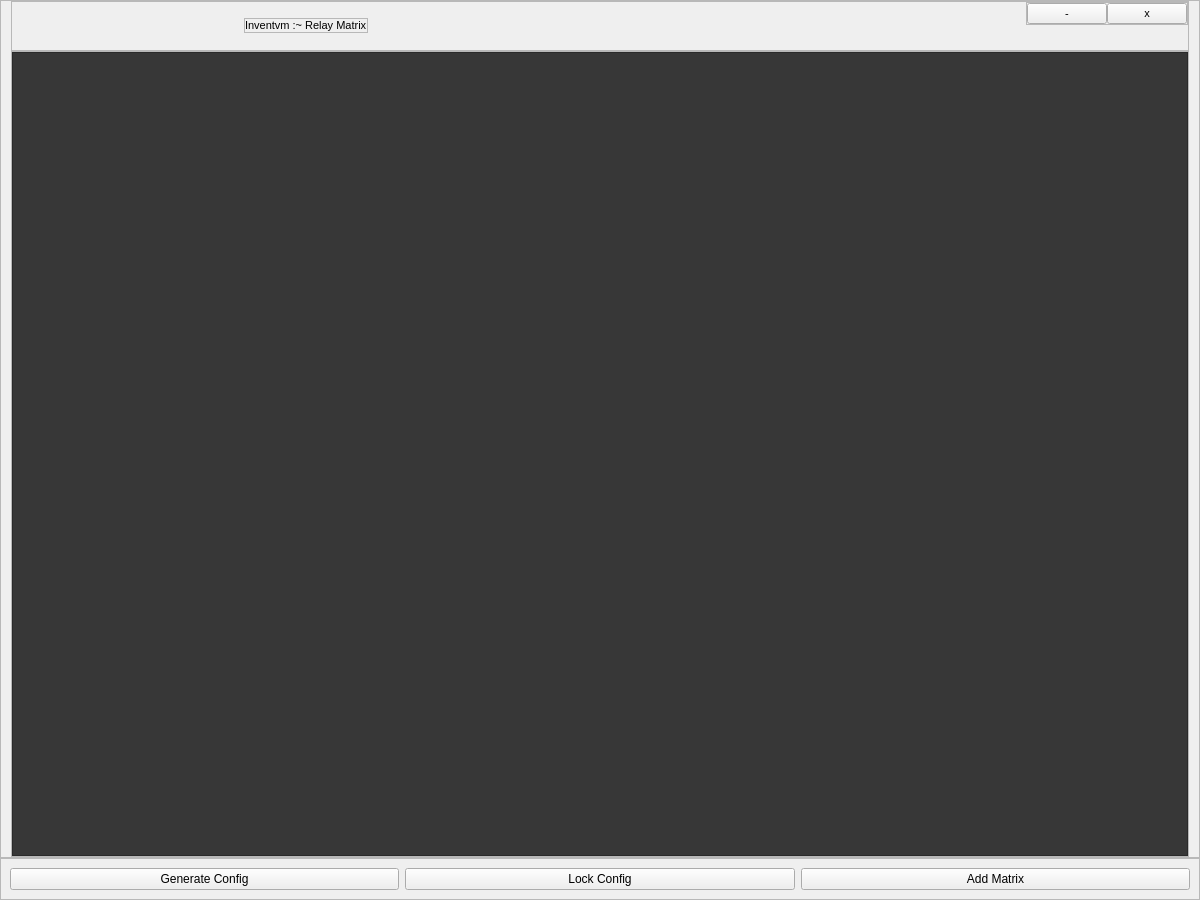
<?xml version="1.0" encoding="UTF-8"?>
<ui version="4.0">
 <class>MainWindow</class>
 <widget class="QMainWindow" name="MainWindow">
  <property name="geometry">
   <rect>
    <x>0</x>
    <y>0</y>
    <width>1200</width>
    <height>900</height>
   </rect>
  </property>
  <property name="sizePolicy">
   <sizepolicy hsizetype="Preferred" vsizetype="Preferred">
    <horstretch>0</horstretch>
    <verstretch>0</verstretch>
   </sizepolicy>
  </property>
  <property name="minimumSize">
   <size>
    <width>800</width>
    <height>0</height>
   </size>
  </property>
  <property name="maximumSize">
   <size>
    <width>1200</width>
    <height>16777215</height>
   </size>
  </property>
  <property name="windowTitle">
   <string>MainWindow</string>
  </property>
  <widget class="QWidget" name="centralwidget">
   <property name="sizePolicy">
    <sizepolicy hsizetype="Preferred" vsizetype="Preferred">
     <horstretch>0</horstretch>
     <verstretch>0</verstretch>
    </sizepolicy>
   </property>
   <layout class="QVBoxLayout" name="verticalLayout">
    <property name="spacing">
     <number>0</number>
    </property>
    <property name="leftMargin">
     <number>0</number>
    </property>
    <property name="topMargin">
     <number>0</number>
    </property>
    <property name="rightMargin">
     <number>0</number>
    </property>
    <property name="bottomMargin">
     <number>0</number>
    </property>
    <item>
     <widget class="QFrame" name="bodyFrame">
      <property name="font">
       <font>
        <pointsize>8</pointsize>
        <weight>50</weight>
        <bold>false</bold>
       </font>
      </property>
      <property name="frameShape">
       <enum>QFrame::StyledPanel</enum>
      </property>
      <property name="frameShadow">
       <enum>QFrame::Raised</enum>
      </property>
      <layout class="QVBoxLayout" name="bodyFrameverticalLayout">
       <property name="spacing">
        <number>0</number>
       </property>
       <property name="leftMargin">
        <number>10</number>
       </property>
       <property name="topMargin">
        <number>0</number>
       </property>
       <property name="rightMargin">
        <number>10</number>
       </property>
       <property name="bottomMargin">
        <number>0</number>
       </property>
       <item>
        <widget class="QFrame" name="headerFrame">
         <property name="minimumSize">
          <size>
           <width>0</width>
           <height>50</height>
          </size>
         </property>
         <property name="maximumSize">
          <size>
           <width>16777215</width>
           <height>100</height>
          </size>
         </property>
         <property name="frameShape">
          <enum>QFrame::StyledPanel</enum>
         </property>
         <property name="frameShadow">
          <enum>QFrame::Raised</enum>
         </property>
         <layout class="QHBoxLayout" name="horizontalLayout">
          <property name="spacing">
           <number>0</number>
          </property>
          <property name="leftMargin">
           <number>0</number>
          </property>
          <property name="topMargin">
           <number>0</number>
          </property>
          <property name="rightMargin">
           <number>0</number>
          </property>
          <property name="bottomMargin">
           <number>0</number>
          </property>
          <item alignment="Qt::AlignHCenter|Qt::AlignVCenter">
           <widget class="QFrame" name="frame_2">
            <property name="frameShape">
             <enum>QFrame::StyledPanel</enum>
            </property>
            <property name="frameShadow">
             <enum>QFrame::Raised</enum>
            </property>
            <layout class="QVBoxLayout" name="verticalLayout_2">
             <property name="spacing">
              <number>0</number>
             </property>
             <property name="leftMargin">
              <number>0</number>
             </property>
             <property name="topMargin">
              <number>0</number>
             </property>
             <property name="rightMargin">
              <number>0</number>
             </property>
             <property name="bottomMargin">
              <number>0</number>
             </property>
             <item alignment="Qt::AlignVCenter">
              <widget class="QLabel" name="headerText">
               <property name="minimumSize">
                <size>
                 <width>0</width>
                 <height>0</height>
                </size>
               </property>
               <property name="text">
                <string>Inventvm :~ Relay Matrix</string>
               </property>
              </widget>
             </item>
            </layout>
           </widget>
          </item>
          <item alignment="Qt::AlignRight|Qt::AlignTop">
           <widget class="QFrame" name="frame">
            <property name="frameShape">
             <enum>QFrame::StyledPanel</enum>
            </property>
            <property name="frameShadow">
             <enum>QFrame::Raised</enum>
            </property>
            <layout class="QHBoxLayout" name="horizontalLayout_2">
             <property name="spacing">
              <number>0</number>
             </property>
             <property name="leftMargin">
              <number>0</number>
             </property>
             <property name="topMargin">
              <number>0</number>
             </property>
             <property name="rightMargin">
              <number>0</number>
             </property>
             <property name="bottomMargin">
              <number>0</number>
             </property>
             <item>
              <widget class="QPushButton" name="minimize">
               <property name="text">
                <string>-</string>
               </property>
              </widget>
             </item>
             <item>
              <widget class="QPushButton" name="closeButton">
               <property name="text">
                <string>x</string>
               </property>
              </widget>
             </item>
            </layout>
           </widget>
          </item>
         </layout>
        </widget>
       </item>
       <item>
        <widget class="QFrame" name="scrollAreaFrame">
         <property name="frameShape">
          <enum>QFrame::StyledPanel</enum>
         </property>
         <property name="frameShadow">
          <enum>QFrame::Raised</enum>
         </property>
         <layout class="QVBoxLayout" name="scrollAreaFrameverticalLayout">
          <property name="spacing">
           <number>0</number>
          </property>
          <property name="leftMargin">
           <number>0</number>
          </property>
          <property name="topMargin">
           <number>0</number>
          </property>
          <property name="rightMargin">
           <number>0</number>
          </property>
          <property name="bottomMargin">
           <number>0</number>
          </property>
          <item>
           <widget class="QScrollArea" name="scrollArea">
            <property name="styleSheet">
             <string notr="true">background-color: rgb(55,55,55);</string>
            </property>
            <property name="widgetResizable">
             <bool>true</bool>
            </property>
            <widget class="QWidget" name="scrollAreaContents">
             <property name="geometry">
              <rect>
               <x>0</x>
               <y>0</y>
               <width>1174</width>
               <height>794</height>
              </rect>
             </property>
             <property name="styleSheet">
              <string notr="true"/>
             </property>
             <layout class="QVBoxLayout" name="scrollAreaContentsverticalLayout">
              <property name="spacing">
               <number>0</number>
              </property>
              <property name="leftMargin">
               <number>0</number>
              </property>
              <property name="topMargin">
               <number>0</number>
              </property>
              <property name="rightMargin">
               <number>0</number>
              </property>
              <property name="bottomMargin">
               <number>0</number>
              </property>
             </layout>
            </widget>
           </widget>
          </item>
         </layout>
        </widget>
       </item>
      </layout>
     </widget>
    </item>
    <item>
     <widget class="QFrame" name="footFrame">
      <property name="maximumSize">
       <size>
        <width>16777215</width>
        <height>50</height>
       </size>
      </property>
      <property name="frameShape">
       <enum>QFrame::StyledPanel</enum>
      </property>
      <property name="frameShadow">
       <enum>QFrame::Raised</enum>
      </property>
      <layout class="QHBoxLayout" name="horizontalLayout_4">
       <item>
        <widget class="QPushButton" name="generateConfigPushButton">
         <property name="text">
          <string>Generate Config</string>
         </property>
        </widget>
       </item>
       <item>
        <widget class="QPushButton" name="lockConfigPushButton">
         <property name="text">
          <string>Lock Config</string>
         </property>
         <property name="checkable">
          <bool>true</bool>
         </property>
        </widget>
       </item>
       <item>
        <widget class="QPushButton" name="addMatrixPushButton">
         <property name="text">
          <string>Add Matrix</string>
         </property>
        </widget>
       </item>
      </layout>
     </widget>
    </item>
   </layout>
  </widget>
 </widget>
 <resources/>
 <connections>
  <connection>
   <sender>closeButton</sender>
   <signal>clicked()</signal>
   <receiver>MainWindow</receiver>
   <slot>close()</slot>
   <hints>
    <hint type="sourcelabel">
     <x>1140</x>
     <y>16</y>
    </hint>
    <hint type="destinationlabel">
     <x>599</x>
     <y>449</y>
    </hint>
   </hints>
  </connection>
 </connections>
</ui>
